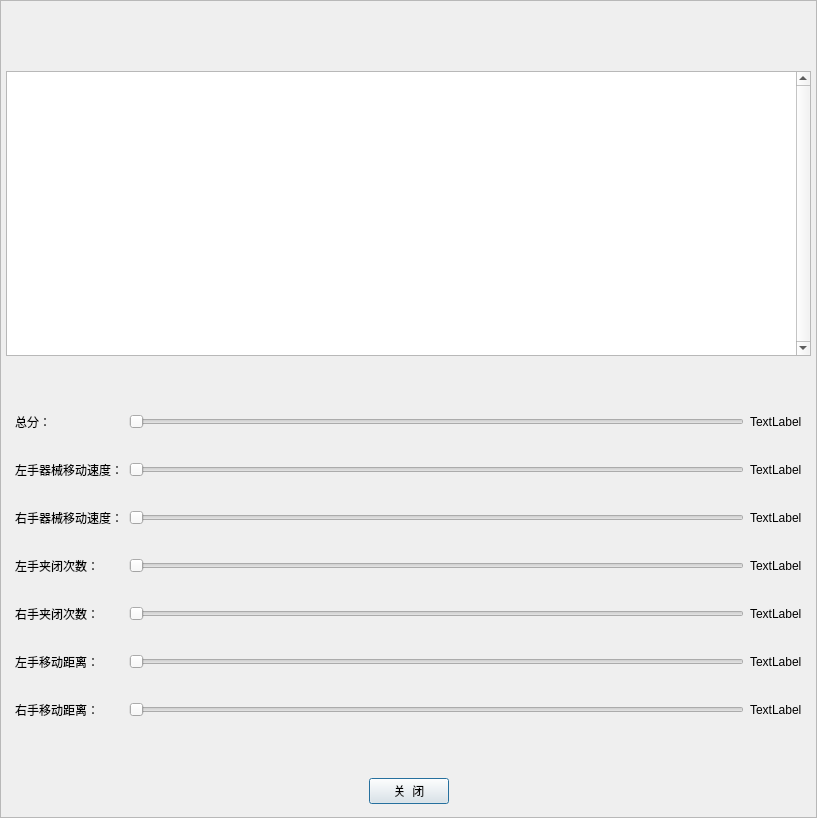
<?xml version="1.0" encoding="UTF-8"?>
<ui version="4.0">
 <class>RbScoreDetailWindow</class>
 <widget class="QDialog" name="RbScoreDetailWindow">
  <property name="geometry">
   <rect>
    <x>0</x>
    <y>0</y>
    <width>817</width>
    <height>818</height>
   </rect>
  </property>
  <property name="minimumSize">
   <size>
    <width>800</width>
    <height>800</height>
   </size>
  </property>
  <property name="windowTitle">
   <string>SimLaparo</string>
  </property>
  <property name="styleSheet">
   <string notr="true"/>
  </property>
  <layout class="QVBoxLayout" name="verticalLayout_2">
   <property name="spacing">
    <number>0</number>
   </property>
   <property name="leftMargin">
    <number>0</number>
   </property>
   <property name="topMargin">
    <number>0</number>
   </property>
   <property name="rightMargin">
    <number>0</number>
   </property>
   <property name="bottomMargin">
    <number>0</number>
   </property>
   <item>
    <widget class="QFrame" name="frame">
     <property name="frameShape">
      <enum>QFrame::StyledPanel</enum>
     </property>
     <property name="frameShadow">
      <enum>QFrame::Raised</enum>
     </property>
     <layout class="QVBoxLayout" name="verticalLayout_4" stretch="0,0">
      <property name="spacing">
       <number>10</number>
      </property>
      <property name="leftMargin">
       <number>5</number>
      </property>
      <property name="topMargin">
       <number>70</number>
      </property>
      <property name="rightMargin">
       <number>5</number>
      </property>
      <property name="bottomMargin">
       <number>10</number>
      </property>
      <item>
       <widget class="QTableWidget" name="tableWidget">
        <property name="verticalScrollBarPolicy">
         <enum>Qt::ScrollBarAlwaysOn</enum>
        </property>
        <property name="horizontalScrollBarPolicy">
         <enum>Qt::ScrollBarAlwaysOff</enum>
        </property>
        <property name="editTriggers">
         <set>QAbstractItemView::NoEditTriggers</set>
        </property>
        <attribute name="horizontalHeaderMinimumSectionSize">
         <number>100</number>
        </attribute>
        <attribute name="verticalHeaderDefaultSectionSize">
         <number>1</number>
        </attribute>
        <attribute name="verticalHeaderMinimumSectionSize">
         <number>80</number>
        </attribute>
       </widget>
      </item>
      <item>
       <layout class="QVBoxLayout" name="verticalLayout">
        <property name="sizeConstraint">
         <enum>QLayout::SetDefaultConstraint</enum>
        </property>
        <property name="bottomMargin">
         <number>0</number>
        </property>
        <item>
         <widget class="QWidget" name="widget" native="true">
          <property name="minimumSize">
           <size>
            <width>0</width>
            <height>400</height>
           </size>
          </property>
          <layout class="QVBoxLayout" name="verticalLayout_3">
           <item>
            <layout class="QGridLayout" name="gridLayout">
             <property name="verticalSpacing">
              <number>30</number>
             </property>
             <item row="0" column="0">
              <widget class="QLabel" name="label">
               <property name="text">
                <string>总分：</string>
               </property>
              </widget>
             </item>
             <item row="0" column="1">
              <widget class="QSlider" name="horizontalSlider_1">
               <property name="enabled">
                <bool>false</bool>
               </property>
               <property name="orientation">
                <enum>Qt::Horizontal</enum>
               </property>
              </widget>
             </item>
             <item row="0" column="2">
              <widget class="QLabel" name="label_2">
               <property name="text">
                <string>TextLabel</string>
               </property>
              </widget>
             </item>
             <item row="1" column="0">
              <widget class="QLabel" name="label_3">
               <property name="text">
                <string>左手器械移动速度：</string>
               </property>
              </widget>
             </item>
             <item row="1" column="1">
              <widget class="QSlider" name="horizontalSlider_2">
               <property name="enabled">
                <bool>false</bool>
               </property>
               <property name="orientation">
                <enum>Qt::Horizontal</enum>
               </property>
              </widget>
             </item>
             <item row="1" column="2">
              <widget class="QLabel" name="label_4">
               <property name="text">
                <string>TextLabel</string>
               </property>
              </widget>
             </item>
             <item row="2" column="0">
              <widget class="QLabel" name="label_5">
               <property name="text">
                <string>右手器械移动速度：</string>
               </property>
              </widget>
             </item>
             <item row="2" column="1">
              <widget class="QSlider" name="horizontalSlider_3">
               <property name="enabled">
                <bool>false</bool>
               </property>
               <property name="orientation">
                <enum>Qt::Horizontal</enum>
               </property>
              </widget>
             </item>
             <item row="2" column="2">
              <widget class="QLabel" name="label_6">
               <property name="text">
                <string>TextLabel</string>
               </property>
              </widget>
             </item>
             <item row="3" column="0">
              <widget class="QLabel" name="label_7">
               <property name="text">
                <string>左手夹闭次数：</string>
               </property>
              </widget>
             </item>
             <item row="3" column="1">
              <widget class="QSlider" name="horizontalSlider_4">
               <property name="enabled">
                <bool>false</bool>
               </property>
               <property name="orientation">
                <enum>Qt::Horizontal</enum>
               </property>
              </widget>
             </item>
             <item row="3" column="2">
              <widget class="QLabel" name="label_8">
               <property name="text">
                <string>TextLabel</string>
               </property>
              </widget>
             </item>
             <item row="4" column="0">
              <widget class="QLabel" name="label_9">
               <property name="text">
                <string>右手夹闭次数：</string>
               </property>
              </widget>
             </item>
             <item row="4" column="1">
              <widget class="QSlider" name="horizontalSlider_5">
               <property name="enabled">
                <bool>false</bool>
               </property>
               <property name="orientation">
                <enum>Qt::Horizontal</enum>
               </property>
              </widget>
             </item>
             <item row="4" column="2">
              <widget class="QLabel" name="label_10">
               <property name="text">
                <string>TextLabel</string>
               </property>
              </widget>
             </item>
             <item row="5" column="0">
              <widget class="QLabel" name="label_11">
               <property name="text">
                <string>左手移动距离：</string>
               </property>
              </widget>
             </item>
             <item row="5" column="1">
              <widget class="QSlider" name="horizontalSlider_6">
               <property name="enabled">
                <bool>false</bool>
               </property>
               <property name="orientation">
                <enum>Qt::Horizontal</enum>
               </property>
              </widget>
             </item>
             <item row="5" column="2">
              <widget class="QLabel" name="label_12">
               <property name="text">
                <string>TextLabel</string>
               </property>
              </widget>
             </item>
             <item row="6" column="0">
              <widget class="QLabel" name="label_13">
               <property name="text">
                <string>右手移动距离：</string>
               </property>
              </widget>
             </item>
             <item row="6" column="1">
              <widget class="QSlider" name="horizontalSlider_7">
               <property name="enabled">
                <bool>false</bool>
               </property>
               <property name="orientation">
                <enum>Qt::Horizontal</enum>
               </property>
              </widget>
             </item>
             <item row="6" column="2">
              <widget class="QLabel" name="label_14">
               <property name="text">
                <string>TextLabel</string>
               </property>
              </widget>
             </item>
            </layout>
           </item>
          </layout>
         </widget>
        </item>
        <item>
         <layout class="QHBoxLayout" name="_2">
          <property name="spacing">
           <number>6</number>
          </property>
          <property name="leftMargin">
           <number>0</number>
          </property>
          <property name="topMargin">
           <number>0</number>
          </property>
          <property name="rightMargin">
           <number>0</number>
          </property>
          <property name="bottomMargin">
           <number>0</number>
          </property>
          <item>
           <spacer>
            <property name="orientation">
             <enum>Qt::Horizontal</enum>
            </property>
            <property name="sizeHint" stdset="0">
             <size>
              <width>131</width>
              <height>31</height>
             </size>
            </property>
           </spacer>
          </item>
          <item>
           <widget class="RbPushButton" name="closeBtn">
            <property name="text">
             <string>关  闭</string>
            </property>
           </widget>
          </item>
          <item>
           <spacer name="horizontalSpacer">
            <property name="orientation">
             <enum>Qt::Horizontal</enum>
            </property>
            <property name="sizeHint" stdset="0">
             <size>
              <width>40</width>
              <height>20</height>
             </size>
            </property>
           </spacer>
          </item>
         </layout>
        </item>
       </layout>
      </item>
     </layout>
    </widget>
   </item>
  </layout>
 </widget>
 <customwidgets>
  <customwidget>
   <class>RbPushButton</class>
   <extends>QPushButton</extends>
   <header location="global">RbPushButton.h</header>
  </customwidget>
 </customwidgets>
 <resources/>
 <connections/>
</ui>
